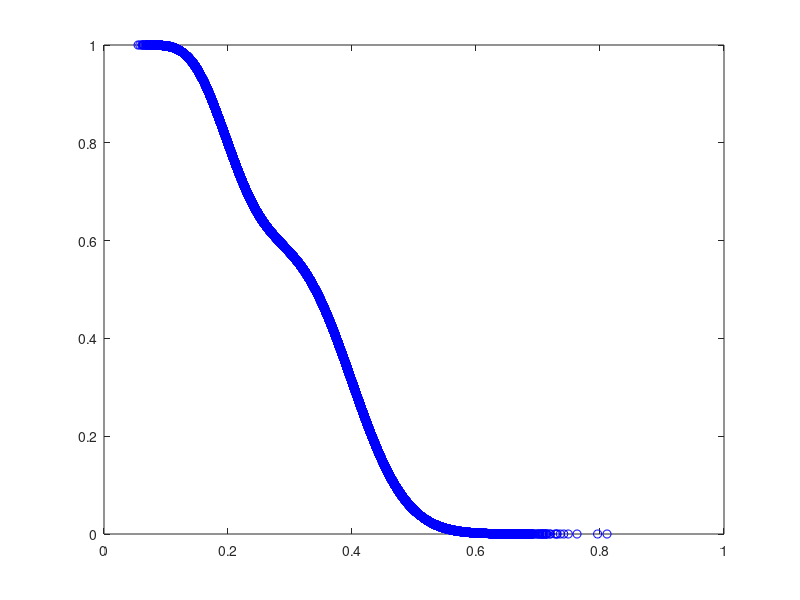

The MATLAB script that drew this image:
N = 1e6;
u = rand(1,N);

lam = 1;                        % mean of the waiting time instances' distribution

x = -1./log(1-(u.^(1/100)));    % distribution of time steps delta t
y = -lam.*log(lam.*u);          % distribution of velocities or waiting time instances (exponential distribution)
z = zeros(1,N);                 % collecting waiting times

for i=1:N
    s = floor(sum(-1./log(1-(rand(1,10).^(1/100)))));
    %s = floor(-lam*log(lam*rand));
    xx = -1./log(1-(rand(1,s).^(1/100)));
    z(1,i) = sum(xx);
end


% figure, plot(sort(x,'descend'),(1:length(x))./length(x),'b o');
% figure, semilogy(sort(y,'descend'),(1:length(y))./length(y),'b o');
figure, plot(sort(z,'descend'),(1:length(z))./length(z),'b o');
